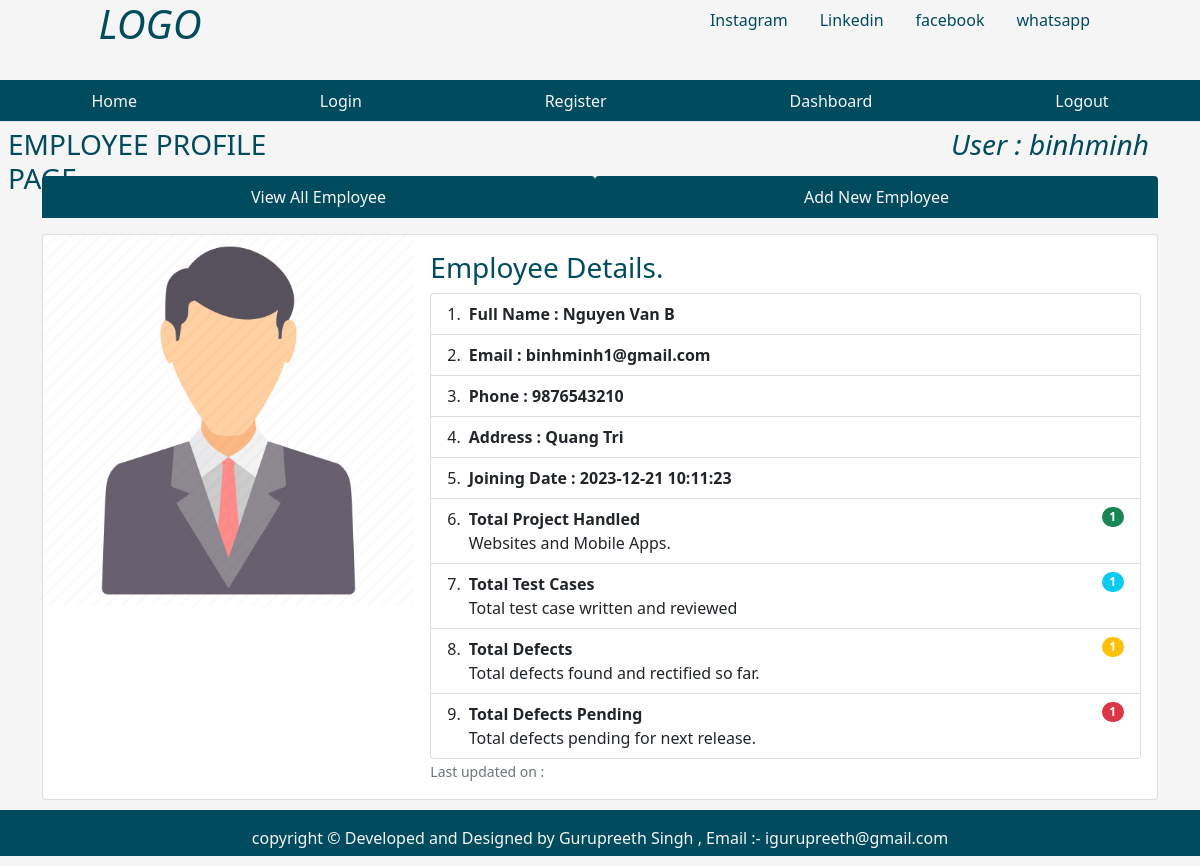
The app's page /singleemployeeprofile/3 (signed in) with its own data.
### tables this page shows
CREATE TABLE users( id integer PRIMARY key, name text not null, password text not null, admin boolean not null DEFAULT '0');

CREATE TABLE emp (empid integer PRIMARY key, name text not null, email text, phone text, address text, joining_date timestamp DEFAULT CURRENT_TIMESTAMP, total_projects integer DEFAULT 1, total_test_case integer DEFAULT 1, total_defects_found integer DEFAULT 1, total_defects_pending integer DEFAULT 1);

### app.py (the view)
@app.route('/singleemployeeprofile/<int:empid>')
def singleemployeeprofile(empid):
    user = get_current_user()
    db = get_database()
    emp_cur = db.execute('select * from emp where empid = ?', [empid])
    single_emp = emp_cur.fetchone()
    return render_template('singleemployeeprofile.html', user = user, single_emp = single_emp)

### app.py (called while the page is built)
@app.teardown_appcontext
def close_database(error):
    if hasattr(g, 'employee_db'):
        g.employee_db.close()

def get_current_user():
    user = None
    if 'user' in session:
        user = session['user']
        db = get_database()
        user_cur = db.execute('select * from users where name = ?', [user])
        user = user_cur.fetchone()
    return user

### database.py (called while the page is built)
def connect_to_database():
    sql = sqlite3.connect('E:/code/Py/employee_management/employee.db')
    sql.row_factory = sqlite3.Row
    return sql

def get_database():
    if not hasattr(g, 'employee_db'):
        g.employee_db = connect_to_database()
    return g.employee_db

### templates/singleemployeeprofile.html (shortened to what this page needs)
{% from "showlinks.html" import show_links, showsocialmedialinks%}
<!DOCTYPE html>
<html lang="en">
<head>
    <link href="https://cdn.jsdelivr.net/npm/bootstrap@5.1.3/dist/css/bootstrap.min.css" rel="stylesheet">
    <link rel="stylesheet" href="{{ url_for('static', filename='singleemp.css')}}" type = "text/css">
</head>
<body>
      <div class="parent">
        <div class="child child1">
            <h1 class="text-center"><i>LOGO</i></h1>
        </div>
        <div class="child child2">
          {{ showsocialmedialinks() }}
        </div>
        <div class="child child3">
          {{ show_links() }}
      </div>
        <div class="child child4">
          <h3 class="m-2">EMPLOYEE PROFILE PAGE</h3>
      </div>
      <div class="child child5" style="color:rgb(0, 75, 93);">
        {% if user %}
        <h3 class="m-2"><i>User :  {{ user['name'] }}</i></h3>
        {% endif %}
      </div>
        <div class="child child6 container">
            <ul class="nav nav-tabs nav-fill mb-3">
                <li class="nav-item">
                  <a class="nav-link" style=" background-color:rgb(0, 75, 93); color:whitesmoke;"  href="{{ url_for('dashboard') }}">View All Employee</a>
                </li>
                <li class="nav-item">
                  <a class="nav-link" style=" background-color:rgb(0, 75, 93); color:whitesmoke;"  href="{{ url_for('addnewemployee') }}">Add New Employee</a>
                </li>
              </ul>
            <div class="centercontent">
                <div class="card">
                    <div class="row g-0">
                      <div class="col-md-4">
                        <img src="{{ url_for('static', filename='profile.png')}}"class="img-fluid rounded-start" alt="employee image">
                      </div>
                      <div class="col-md-8">
                        <div class="card-body">
                          <h3 class="card-title">Employee Details.</h3>
                          {% if single_emp %}
                          <ul class="list-group list-group-numbered">
                            <li class="list-group-item d-flex justify-content-between align-items-start">
                              <div class="ms-2 me-auto">
                                <div class="fw-bold">Full Name : {{single_emp['name']}}</div>
                              </div>
                            <li class="list-group-item d-flex justify-content-between align-items-start">
                              <div class="ms-2 me-auto">
                                <div class="fw-bold">Email : {{single_emp['email']}}</div>
                                </div>
                            <li class="list-group-item d-flex justify-content-between align-items-start">
                              <div class="ms-2 me-auto">
                                <div class="fw-bold">Phone : {{single_emp['phone']}}</div>
                                </div>
                              <li class="list-group-item d-flex justify-content-between align-items-start">
                                <div class="ms-2 me-auto">
                                  <div class="fw-bold">Address : {{single_emp['address']}}</div>
                                    </div>
                              </li>
                              <li class="list-group-item d-flex justify-content-between align-items-start">
                                <div class="ms-2 me-auto">
                                  <div class="fw-bold">Joining Date : {{single_emp['joining_date']}}</div>
                                </div>
                              </li>
                              <li class="list-group-item d-flex justify-content-between align-items-start">
                                <div class="ms-2 me-auto">
                                  <div class="fw-bold">Total Project Handled</div>
                                  Websites and Mobile Apps.
                                </div>
                                <span class="badge bg-success rounded-pill">{{single_emp['total_projects']}}</span>
                              </li>
                              <li class="list-group-item d-flex justify-content-between align-items-start">
                                <div class="ms-2 me-auto">
                                  <div class="fw-bold">Total Test Cases</div>
                                  Total test case written and reviewed
                                </div>
                                <span class="badge bg-info rounded-pill">{{single_emp['total_test_case']}}</span>
                              </li>
                              <li class="list-group-item d-flex justify-content-between align-items-start">
                                <div class="ms-2 me-auto">
                                  <div class="fw-bold">Total Defects</div>
                                  Total defects found and rectified so far.
                                </div>
                                <span class="badge bg-warning rounded-pill">{{single_emp['total_defects_found']}}</span>
                              </li>
                              <li class="list-group-item d-flex justify-content-between align-items-start">
                                <div class="ms-2 me-auto">
                                  <div class="fw-bold">Total Defects Pending</div>
                                  Total defects pending for next release.
                                </div>
                                <span class="badge bg-danger rounded-pill">{{single_emp['total_defects_pending']}}</span>
                              </li>
                          </ul>
                          {% endif %}
                          <p class="card-text"><small class="text-muted">Last updated on : </small></p>
                        </div>
                      </div>
                    </div>
                  </div>
            </div>
        </div>
        <div class="child child7" style="background-color:rgb(0, 75, 93); color:whitesmoke;">
            <p class="p-3 text-center">copyright &copy; Developed and Designed by Gurupreeth Singh , Email :- igurupreeth@gmail.com</p>
        </div>
      </div>
</body>
</html>

### static/singleemp.css (style rules this page uses)
html, body { height: 100%; background-color:whitesmoke; color:rgb(0, 75, 93); }
.parent { height: 100%; display: grid; grid-template-columns: repeat(4, 1fr); grid-template-rows: 10% 5% 7% auto 7%; }
.child { margin-bottom: 10px; }
.child1 { grid-column: 1/2; grid-row: 1/2; }
.child2 { grid-column: 3/-1; grid-row: 1/2; }
.child3 { grid-column: 1/-1; grid-row: 2/3; }
.child4 { grid-column: 1/2; grid-row: 3/4; }
.child5 { grid-column: 4/5; grid-row: 3/4; text-align:center; }
.child6 { grid-column: 1/-1; grid-row: 4/5; }
.child7 { grid-column: 1/-1; grid-row: 5/6; }

### records on screen
users: name "binhminh"
emp: name "Nguyen Van B", email "binhminh1@gmail.com", phone "9876543210", address "Quang Tri", joining_date "2023-12-21 10:11:23", total_projects "1", total_test_case "1", total_defects_found "1", total_defects_pending "1"
